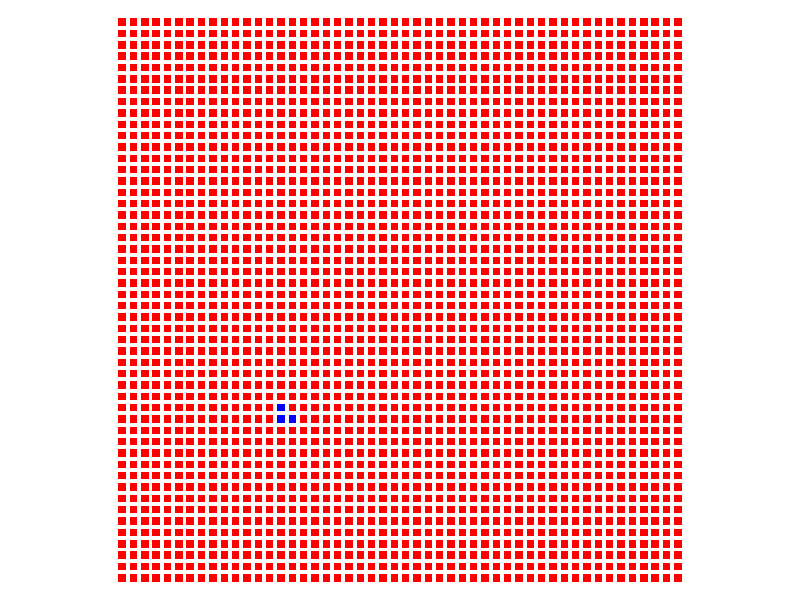
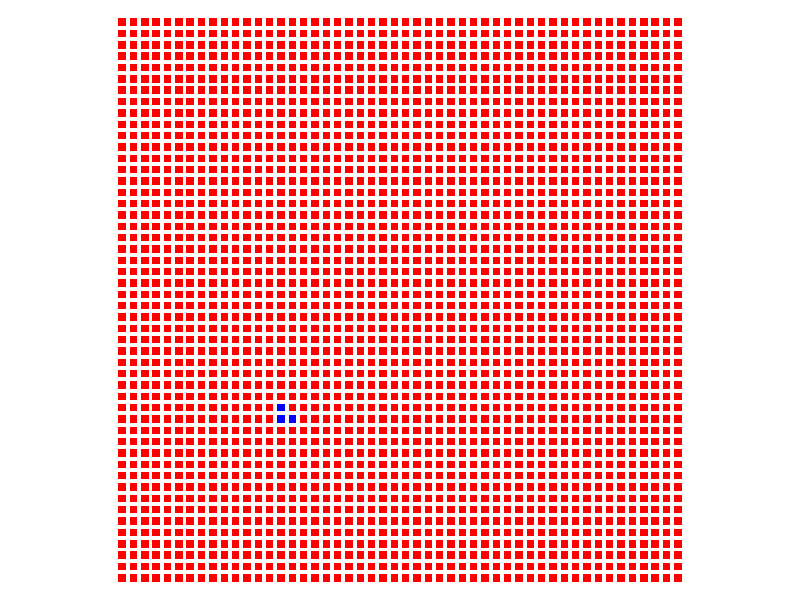
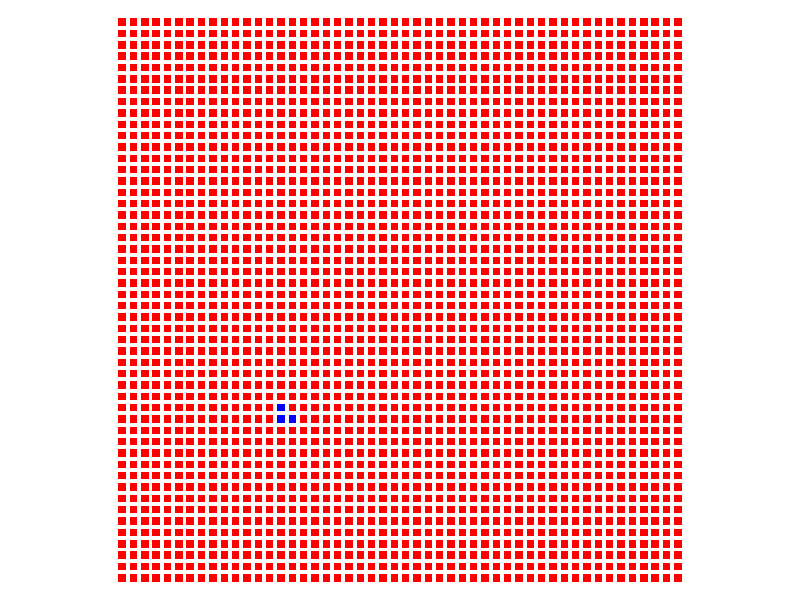
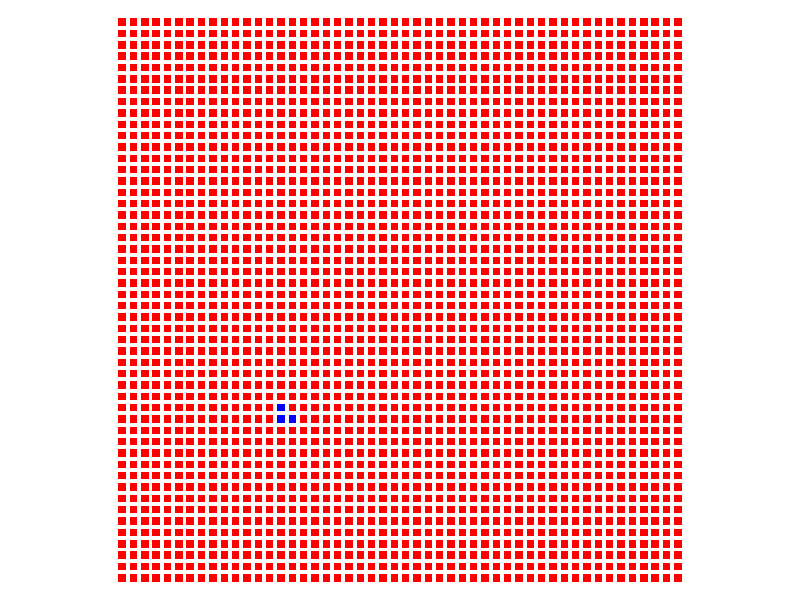
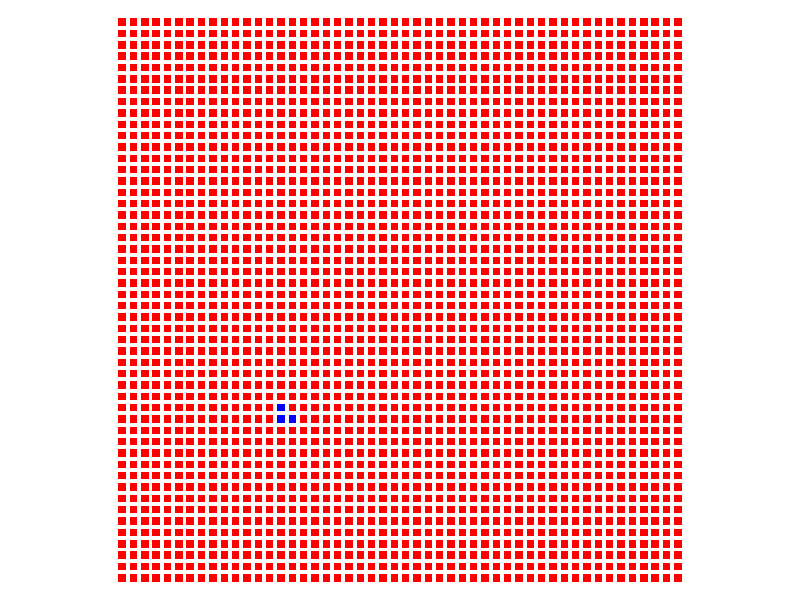
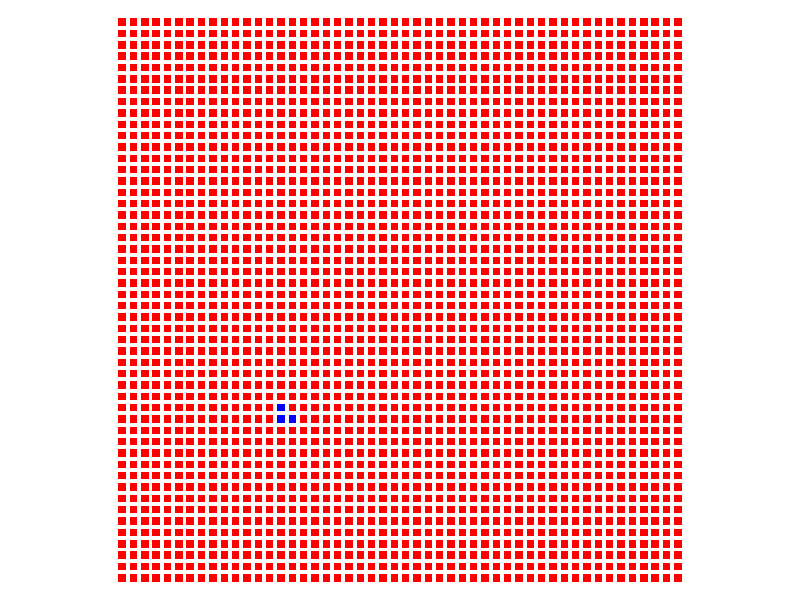
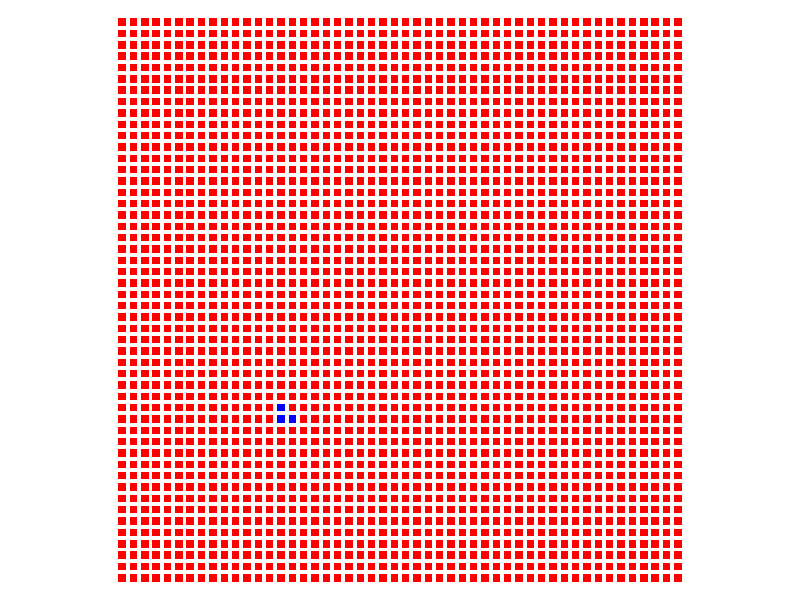
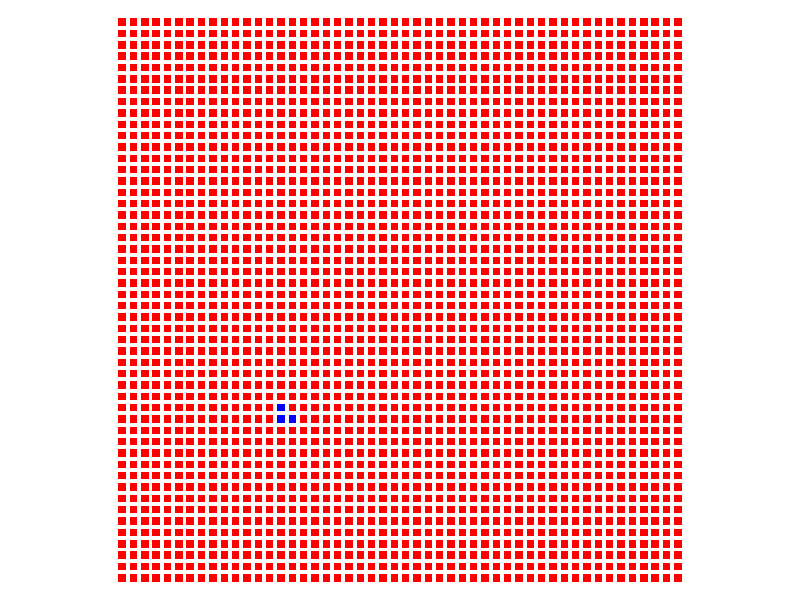

Recreate these plots in R, in order.
###########################################################FUNCTIONS############################################################


## Generate a grid where colours tell how many times each of the vertices changed role after their initial assignment
changersMap <- function(M){
#  par(bty="n", xaxt="n", yaxt="n", oma=c(0,0,0,0), mar=c(0,0,0,0), plt=c(0,1,0,1))
  plot(0,0,xlim = c(1,n),ylim=c(1,m),type ="n",asp=1, xlab="", ylab="")
  for(i in 1:n){
    for(j in 1:m){
      if(M[i,j] == 0){points(i,j,col= "green",pch = 15)}#green is no change
      else if(M[i,j] == 1){points(i,j,col= "orange",pch = 15)}#1 change
      else if(M[i,j] == 2){points(i,j,col= "steelblue2",pch = 15)}#red is no change
      else if(M[i,j] == 3){points(i,j,col= "steelblue4",pch = 15)}#red is no change
      else {points(i,j,col= "red",pch = 15)}#many changes!
    }
  }
}


##THIS FUNCTION MAKES A PLOT OF THE GRID COLOURING COOPERATORS AS BLUE AND DEFECTORS AS RED
Plotea <- function(M){
  
  par(bty="n", xaxt="n", yaxt="n", oma=c(0,0,0,0), mar=c(0,0,0,0), plt=c(0,1,0,1))
  plot(0,0,xlim = c(1,n),ylim=c(1,m),type ="n",asp=1, xlab="", ylab="")
  for(i in 1:n){
    for(j in 1:m){
      if(M[i,j] == 0){points(i,j,col= "red",pch = 15)}#red is defect
      else points(i,j,col="blue",pch=15) #blue is collab
    }
  }
}

##Return the ratio of cooperators to total vertices
Ratio <- function(roles){
  count = 0;
  for(i in 1:n)
    for(j in 1:m)
      if(roles[i,j] == 1) {count = count+1}
  return(count/(n*m))
}

##Recalculate all of the current scores based on the current roles 
evalAllScore <- function(localroles){
  newScores = matrix(rep(0,n*m),ncol = m, nrow = n);
  for(i in 1:n)
    for(j in 1:m)
      for(k in -2:0)
        for(l in -2:0)
          if((k+l)%%2 == 1){newScores[i,j] = newScores[i,j] + payoff(localroles[i,j],localroles[((i+k)%%n)+1,((j+l)%%m)+1]);}
  return(newScores)
}

## Calculate the payoff for a in the game a vs. b #0 is defect, 1 is collab
payoff <- function(a,b){
  if(a == 0 && b == 1) return(t)
  if(a == 1 && b == 1) return(1)
  else return(0)
}


## Given a vertex and its neighbours, return the new role of the vertex.
change <- function(i,j,nbrsi,nbrsj){
  #Find my max neighbour
  maxi = i;
  maxj = j;
  M = nbrs(i,j,nbrsi,nbrsj)
  
  for (k in 1:4){
    if(score[M[k,1],M[k,2]] > score[maxi,maxj]){
      maxi = M[k,1]
      maxj = M[k,2]
    }
  }
  #Set my role to be that of the max
  return(roles[maxi,maxj])
}

##Update the scores surrounding a single vertex. 
singleupdate <- function(i,j,roles){
  M = nbrs(i,j,nbrsx,nbrsy)
  newscore=0
  for (k in 1:4){
    newscore = newscore + payoff(roles[i,j], roles[(M[k,1]),(M[k,2])])
  }
  return(newscore)
  
}

##Calculate the neighbourhood of a vertex
nbrs <- function(i,j,nbrsx,nbrsy){
  M = matrix(NA,4,2)
  M[1,] = c(nbrsx[[i]][1],j)
  M[2,] = c(nbrsx[[i]][2],j)
  M[3,] = c(i,nbrsy[[j]][1])
  M[4,] = c(i,nbrsy[[j]][2])
  return(M)
}



##This code can be used to autmatically save a plot to the local folder.
# M = roles
# pdf("roles.pdf")
# par(bty="n", xaxt="n", yaxt="n", oma=c(0,0,0,0), mar=c(0,0,0,0), plt=c(0,1,0,1))
# plot(0,0,xlim = c(1,n),ylim=c(1,m),type ="n",asp=1, xlab=NULL, ylab=NULL)
# for(i in 1:n){
#   for(j in 1:m){
#     if(M[i,j] == 0){points(i,j,col= "red",pch = 15)}#red is defect
#     else points(i,j,col="blue",pch=15) #blue is collab
#   }
# }
# dev.off()



######################################################Parameters############################################################
m = 50;n = 50;##GRID OF nxm
t =1.9 ##CHEATING ADVANTAGE
r = 0.9 ##PROB. OF INITIALY BEING A COOP.
N = 10 ##AMOUNT OF ITERATIONS WE WANT
Plot=NULL
roles = matrix(rep(1,n*m),ncol = m, nrow = n)
changes = matrix(0,n,m)
score = NULL
ratio = 0
Plot = NULL
changeLengthHistory = array(NA, 15000)
sizeHistory = array(NA,N)
intsHistory = array(NA,N)
nbrsx = list()
nbrsy = list()
initialChangersHistory = array()
weakcollabcountsim = array(0,1000)
prevRoles = matrix(0,m,n)
phiHistory = array(NA, N)
ratioHistory = array(NA,N)

##declare simulation history
simHistory = list()


######################################################PROCEDURE##########################################################

##Precompute Neighbourhoods
for (a in 1:n){
  nbrsx[[a]] = array(NA,2)
}

for (b in 1:m){
  nbrsy[[b]] = array(NA,2)
}

for (a in 2:n-1){
  for (b in 2:m-1){
    nbrsx[[a]][1] = a+1
    nbrsx[[a]][2] = a-1
    nbrsy[[b]][1] = b+1
    nbrsy[[b]][2] = b-1
  }
}

nbrsy[[1]][1] = 2
nbrsy[[1]][2] = m
nbrsy[[m]][1] = 1
nbrsy[[m]][2] = m-1

nbrsx[[1]][1] = 2
nbrsx[[1]][2] = n
nbrsx[[n]][1] = 1
nbrsx[[n]][2] = n-1


#### We will run N simulation, each time we will generate a new starting position based on the initial parameters.
for(beta in 1:N){

  #reset parameters for this simulation
  ratio = NULL
  ratio = Ratio(roles)
  changes = matrix(0,n,m)  
  rolesHistory = list()
  
  
  
#############Set the initial Configuration of the Grid###############
    
  ####IF YOU WANT THE INITIAL CONFIGURATION TO BE A SQUARE OF COOPERATORS
  ##AT THE CENTER OF THE GRID, THEN UNCOMMENT THE FOLLOWING 10 LINES
#   for(i in 1:n){   
#     for(j in 1:m){
#       if(i == floor(n/2) && j == floor(m/2)){ roles[i,j] = 1;}
#       else if(i == floor(n/2)  && j == (floor(m/2)+1)){ roles[i,j] = 1;}
#       else if(i == (floor(n/2)+1) && j == floor(m/2)){ roles[i,j] = 1;}
#       else if(i == (floor(n/2)+1) && j == (floor(m/2)+1)){ roles[i,j] = 1;}
#       else{roles[i,j] = 0;}
#     }
#   }
  
  for (i in 1:n){
    for (j in 1:m){
      roles[i,j] = 0
    }
  }
#   
  roles[15,15] = 1
  roles[15,16] = 1
  roles[16,15] = 1
  #roles[16,16] = 1
  #roles[17,15] = 1
  #roles[17,16] = 1
  #roles[16,14] = 1
  #roles[16,17] = 1  
  
  
#   #########Randomize the locations of the defectors
#   for (a in 1:n){
#     for (b in 1:m){
#       if (runif(1) > r){
#         roles[a,b]=0;
#       }
#       else {roles[a,b]=1;}
#     }
#   }
  
  
  ######A line of collaborators of length 4
#   for (a in 1:n){
#     for (b in 1:m){
#       roles[a,b]=0
#     }
#   }
#   
#   for(a in 20:23){
#     roles[a,20] = 1
#   }
 
  # ############Place a square of collaborators in a a field of defectors
  #   for(a in 1:n){
  #     for (b in 1:m){
  #       if ((a >  n/2-25 && a < n/2+25) && (b >  m/2-25 && b < m/2+25)){
  #         roles[a,b] = 1;
  #       }
  #       else{
  #         roles[a,b] = 0;
  #       }
  #     }
  #   }
  
  
#   #Choose the roles so that we get half fields
#   for (a in 1:n){
#     for (b in 1:m){
#       if (a > n/2){
#         roles[a,b] = 1
#       }
#       else{
#         roles[a,b] = 0;
#       }
#     }
#  }
   

  rolesHistory[[1]] = roles
  Plotea(roles)  
  

  
  ## Evaluate initial scores
  score = evalAllScore(roles)
  
  ### We assume that our process will end after at most 1500 iterations. This assumption is unfounded, but seems reasonable based on observation
  for (phi in 1:1500)
  {
   # Plotea(roles)
    
    prevRoles = roles ## Copy the current roles
    
    ##Locate the weak vertices and track how many there are
    changersx = array(NA)
    changersy = array(NA)
    changelength = 0;
    for (a in 1:n){
      for (b in 1:m)
        if (change(a,b,nbrsx,nbrsy) != roles[a,b]){
          changelength = changelength + 1;
          changersx[changelength] = a
          changersy[changelength] = b
          if (roles[a,b] == 1){weakcollabcountsim[phi]= weakcollabcountsim[phi]+1 }
        }
    }
    changeLengthHistory[phi]=changelength;
    if (changelength == 0){
      #print("round: "); print(beta);
      intsHistory[beta] = phi;
      break;
    }
    
    
    ##########UPDATE STRATEGY - Permute the list of things to be updated, and then update them in order  #################
    updateOrder = sample(changelength)

    for (i in 1:changelength)
    {
      ch = updateOrder[i] ######index of who I am changing this time
      
      ######change if we want and track change
      if (roles[changersx[ch],changersy[ch]] != change(changersx[ch],changersy[ch], nbrsx,nbrsy)){
        changes[changersx[ch],changersy[ch]] = changes[changersx[ch],changersy[ch]] + 1; ######track who I change so I know how many times each vertex changed
        roles[changersx[ch],changersy[ch]] = change(changersx[ch],changersy[ch], nbrsx,nbrsy)
      }
      M = nbrs(changersx[ch],changersy[ch],nbrsx,nbrsy); #####Locate my neighbours
      score[changersx[ch],changersy[ch]] = singleupdate(changersx[ch],changersy[ch],roles) #####Update my score and the scores of all my neighbours
      for (k in 1:4){
        score[M[k,1],M[k,2]] = singleupdate(M[k,1], M[k,2],roles) 
      }
    }
    

    rolesHistory[[phi+1]] = roles ##update the roleshistory

    ###### If none of the roles changed, then we have reached a stable set.   
    if(all(prevRoles == roles)){break}  
    
  } ##End of updating a round

#######Put rolesHistory in to simulation history.
simHistory[[beta]] = rolesHistory
} ## End of simulation

